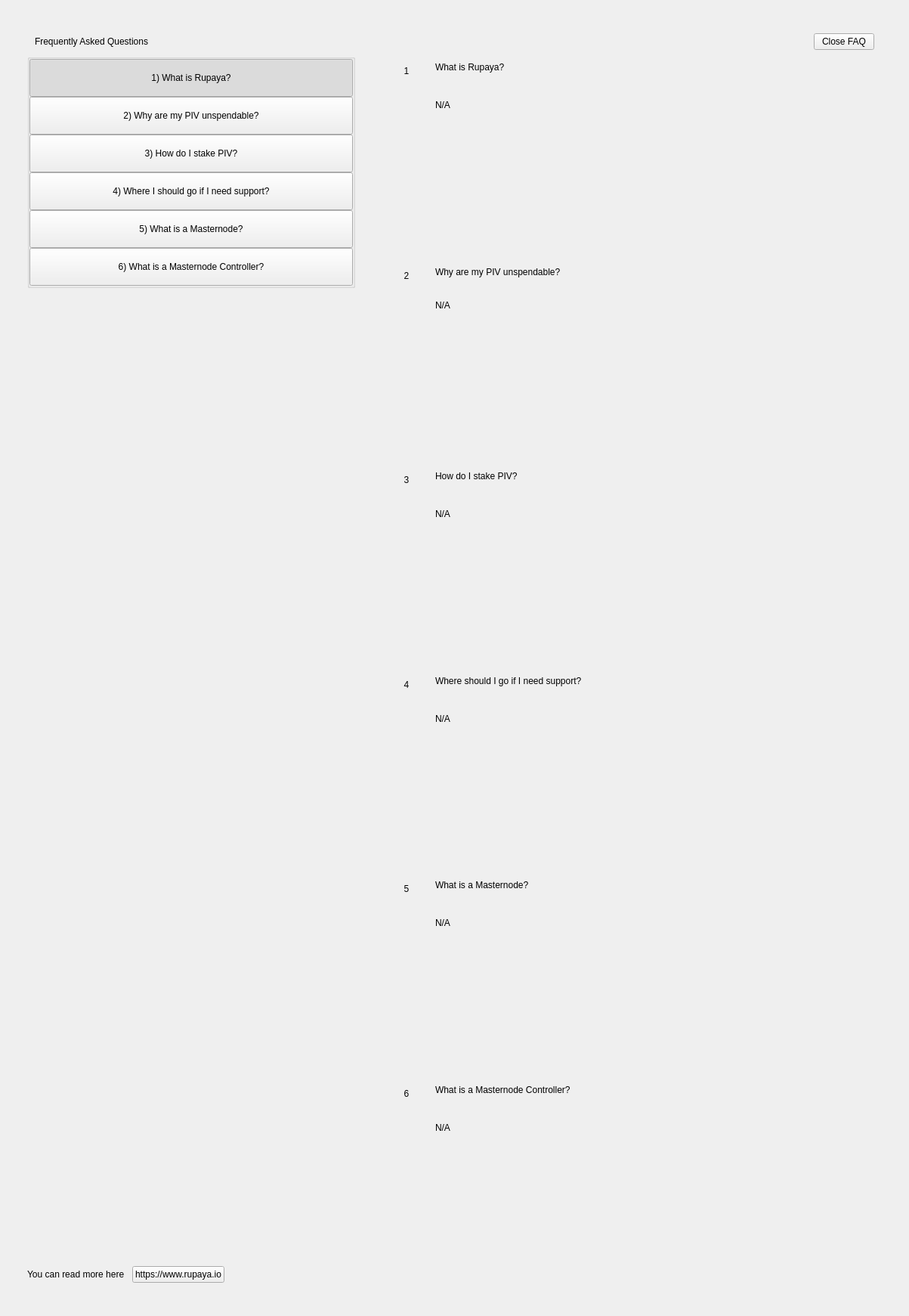
<?xml version="1.0" encoding="UTF-8"?>
<ui version="4.0">
 <class>SettingsFaqWidget</class>
 <widget class="QWidget" name="SettingsFaqWidget">
  <property name="geometry">
   <rect>
    <x>0</x>
    <y>0</y>
    <width>1203</width>
    <height>1741</height>
   </rect>
  </property>
  <property name="windowTitle">
   <string notr="true">N/A</string>
  </property>
  <layout class="QHBoxLayout" name="horizontalLayout" stretch="0">
   <property name="spacing">
    <number>0</number>
   </property>
   <property name="leftMargin">
    <number>0</number>
   </property>
   <property name="topMargin">
    <number>0</number>
   </property>
   <property name="rightMargin">
    <number>0</number>
   </property>
   <property name="bottomMargin">
    <number>0</number>
   </property>
   <item>
    <widget class="PFBorderImage" name="container">
     <layout class="QVBoxLayout" name="verticalLayoutcont">
      <property name="leftMargin">
       <number>36</number>
      </property>
      <property name="topMargin">
       <number>44</number>
      </property>
      <property name="rightMargin">
       <number>36</number>
      </property>
      <property name="bottomMargin">
       <number>44</number>
      </property>
      <item>
       <layout class="QHBoxLayout" name="horizontalLayout_3">
        <property name="spacing">
         <number>0</number>
        </property>
        <property name="leftMargin">
         <number>10</number>
        </property>
        <property name="rightMargin">
         <number>10</number>
        </property>
        <item>
         <widget class="QLabel" name="labelTitle">
          <property name="text">
           <string>Frequently Asked Questions</string>
          </property>
         </widget>
        </item>
        <item>
         <spacer name="horizontalSpacer">
          <property name="orientation">
           <enum>Qt::Horizontal</enum>
          </property>
          <property name="sizeHint" stdset="0">
           <size>
            <width>40</width>
            <height>20</height>
           </size>
          </property>
         </spacer>
        </item>
        <item>
         <widget class="QPushButton" name="pushButtonExit">
          <property name="text">
           <string>Close FAQ</string>
          </property>
         </widget>
        </item>
       </layout>
      </item>
      <item>
       <layout class="QHBoxLayout" name="horizontalLayout_6" stretch="2,0,3">
        <item>
         <widget class="QWidget" name="left" native="true">
          <layout class="QVBoxLayout" name="verticalLayout_3">
           <property name="leftMargin">
            <number>0</number>
           </property>
           <property name="topMargin">
            <number>0</number>
           </property>
           <property name="rightMargin">
            <number>0</number>
           </property>
           <property name="bottomMargin">
            <number>0</number>
           </property>
           <item>
            <layout class="QVBoxLayout" name="verticalLayout_2">
             <property name="spacing">
              <number>0</number>
             </property>
             <item>
              <widget class="QWidget" name="containerButtons" native="true">
               <layout class="QVBoxLayout" name="verticalLayout">
                <property name="spacing">
                 <number>0</number>
                </property>
                <property name="leftMargin">
                 <number>0</number>
                </property>
                <property name="topMargin">
                 <number>0</number>
                </property>
                <property name="rightMargin">
                 <number>0</number>
                </property>
                <property name="bottomMargin">
                 <number>0</number>
                </property>
                <item>
                 <widget class="QGroupBox" name="groupBox">
                  <property name="title">
                   <string/>
                  </property>
                  <layout class="QVBoxLayout" name="verticalLayout_9">
                   <property name="spacing">
                    <number>0</number>
                   </property>
                   <property name="leftMargin">
                    <number>0</number>
                   </property>
                   <property name="topMargin">
                    <number>0</number>
                   </property>
                   <property name="rightMargin">
                    <number>0</number>
                   </property>
                   <property name="bottomMargin">
                    <number>0</number>
                   </property>
                   <item>
                    <widget class="QPushButton" name="pushButton_Intro">
                     <property name="minimumSize">
                      <size>
                       <width>0</width>
                       <height>50</height>
                      </size>
                     </property>
                     <property name="maximumSize">
                      <size>
                       <width>16777215</width>
                       <height>50</height>
                      </size>
                     </property>
                     <property name="focusPolicy">
                      <enum>Qt::NoFocus</enum>
                     </property>
                     <property name="text">
                      <string>1) What is Rupaya?</string>
                     </property>
                     <property name="checkable">
                      <bool>true</bool>
                     </property>
                     <property name="checked">
                      <bool>true</bool>
                     </property>
                     <property name="autoExclusive">
                      <bool>true</bool>
                     </property>
                    </widget>
                   </item>
                   <item>
                    <widget class="QPushButton" name="pushButton_UnspendablePIV">
                     <property name="minimumSize">
                      <size>
                       <width>0</width>
                       <height>50</height>
                      </size>
                     </property>
                     <property name="maximumSize">
                      <size>
                       <width>16777215</width>
                       <height>50</height>
                      </size>
                     </property>
                     <property name="focusPolicy">
                      <enum>Qt::NoFocus</enum>
                     </property>
                     <property name="text">
                      <string>2) Why are my PIV unspendable?</string>
                     </property>
                     <property name="checkable">
                      <bool>true</bool>
                     </property>
                     <property name="autoExclusive">
                      <bool>true</bool>
                     </property>
                    </widget>
                   </item>
                   <item>
                    <widget class="QPushButton" name="pushButton_Stake">
                     <property name="minimumSize">
                      <size>
                       <width>0</width>
                       <height>50</height>
                      </size>
                     </property>
                     <property name="focusPolicy">
                      <enum>Qt::NoFocus</enum>
                     </property>
                     <property name="text">
                      <string>3) How do I stake PIV?</string>
                     </property>
                     <property name="checkable">
                      <bool>true</bool>
                     </property>
                     <property name="autoExclusive">
                      <bool>true</bool>
                     </property>
                    </widget>
                   </item>
                   <item>
                    <widget class="QPushButton" name="pushButton_Support">
                     <property name="minimumSize">
                      <size>
                       <width>0</width>
                       <height>50</height>
                      </size>
                     </property>
                     <property name="focusPolicy">
                      <enum>Qt::NoFocus</enum>
                     </property>
                     <property name="text">
                      <string>4) Where I should go if I need support?</string>
                     </property>
                     <property name="checkable">
                      <bool>true</bool>
                     </property>
                     <property name="autoExclusive">
                      <bool>true</bool>
                     </property>
                    </widget>
                   </item>
                   <item>
                    <widget class="QPushButton" name="pushButton_Masternode">
                     <property name="minimumSize">
                      <size>
                       <width>0</width>
                       <height>50</height>
                      </size>
                     </property>
                     <property name="focusPolicy">
                      <enum>Qt::NoFocus</enum>
                     </property>
                     <property name="text">
                      <string>5) What is a Masternode?</string>
                     </property>
                     <property name="checkable">
                      <bool>true</bool>
                     </property>
                     <property name="autoExclusive">
                      <bool>true</bool>
                     </property>
                    </widget>
                   </item>
                   <item>
                    <widget class="QPushButton" name="pushButton_MNController">
                     <property name="minimumSize">
                      <size>
                       <width>0</width>
                       <height>50</height>
                      </size>
                     </property>
                     <property name="focusPolicy">
                      <enum>Qt::NoFocus</enum>
                     </property>
                     <property name="text">
                      <string>6) What is a Masternode Controller?</string>
                     </property>
                     <property name="checkable">
                      <bool>true</bool>
                     </property>
                     <property name="autoExclusive">
                      <bool>true</bool>
                     </property>
                    </widget>
                   </item>
                  </layout>
                 </widget>
                </item>
               </layout>
              </widget>
             </item>
             <item>
              <spacer name="verticalSpacer">
               <property name="orientation">
                <enum>Qt::Vertical</enum>
               </property>
               <property name="sizeHint" stdset="0">
                <size>
                 <width>20</width>
                 <height>40</height>
                </size>
               </property>
              </spacer>
             </item>
             <item>
              <layout class="QHBoxLayout" name="horizontalLayout_2">
               <item>
                <widget class="QLabel" name="labelWebLink">
                 <property name="text">
                  <string>You can read more here</string>
                 </property>
                </widget>
               </item>
               <item>
                <spacer name="horizontalSpacer_4">
                 <property name="orientation">
                  <enum>Qt::Horizontal</enum>
                 </property>
                 <property name="sizeType">
                  <enum>QSizePolicy::Minimum</enum>
                 </property>
                 <property name="sizeHint" stdset="0">
                  <size>
                   <width>10</width>
                   <height>20</height>
                  </size>
                 </property>
                </spacer>
               </item>
               <item>
                <widget class="QPushButton" name="pushButtonWebLink">
                 <property name="focusPolicy">
                  <enum>Qt::NoFocus</enum>
                 </property>
                 <property name="text">
                  <string notr="true">https://www.rupaya.io</string>
                 </property>
                </widget>
               </item>
               <item>
                <spacer name="horizontalSpacer_2">
                 <property name="orientation">
                  <enum>Qt::Horizontal</enum>
                 </property>
                 <property name="sizeHint" stdset="0">
                  <size>
                   <width>40</width>
                   <height>20</height>
                  </size>
                 </property>
                </spacer>
               </item>
              </layout>
             </item>
            </layout>
           </item>
          </layout>
         </widget>
        </item>
        <item>
         <spacer name="horizontalSpacer_3">
          <property name="orientation">
           <enum>Qt::Horizontal</enum>
          </property>
          <property name="sizeType">
           <enum>QSizePolicy::Minimum</enum>
          </property>
          <property name="sizeHint" stdset="0">
           <size>
            <width>40</width>
            <height>20</height>
           </size>
          </property>
         </spacer>
        </item>
        <item>
         <widget class="QWidget" name="right" native="true">
          <layout class="QVBoxLayout" name="verticalLayout_5">
           <property name="leftMargin">
            <number>0</number>
           </property>
           <property name="topMargin">
            <number>0</number>
           </property>
           <property name="rightMargin">
            <number>0</number>
           </property>
           <property name="bottomMargin">
            <number>0</number>
           </property>
           <item>
            <layout class="QVBoxLayout" name="verticalLayout_6">
             <property name="spacing">
              <number>0</number>
             </property>
             <item>
              <widget class="QScrollArea" name="scrollAreaFaq">
               <property name="styleSheet">
                <string notr="true">#scrollAreaFaq { background:transparent; }</string>
               </property>
               <property name="horizontalScrollBarPolicy">
                <enum>Qt::ScrollBarAlwaysOff</enum>
               </property>
               <property name="sizeAdjustPolicy">
                <enum>QAbstractScrollArea::AdjustIgnored</enum>
               </property>
               <property name="widgetResizable">
                <bool>true</bool>
               </property>
               <property name="alignment">
                <set>Qt::AlignLeading|Qt::AlignLeft|Qt::AlignTop</set>
               </property>
               <widget class="QWidget" name="scrollAreaWidgetContents">
                <property name="geometry">
                 <rect>
                  <x>0</x>
                  <y>0</y>
                  <width>642</width>
                  <height>1614</height>
                 </rect>
                </property>
                <property name="autoFillBackground">
                 <bool>false</bool>
                </property>
                <property name="styleSheet">
                 <string notr="true">#scrollAreaWidgetContents { background:transparent; }</string>
                </property>
                <layout class="QVBoxLayout" name="verticalLayout_7">
                 <property name="spacing">
                  <number>0</number>
                 </property>
                 <property name="sizeConstraint">
                  <enum>QLayout::SetDefaultConstraint</enum>
                 </property>
                 <property name="leftMargin">
                  <number>0</number>
                 </property>
                 <property name="topMargin">
                  <number>0</number>
                 </property>
                 <property name="rightMargin">
                  <number>0</number>
                 </property>
                 <property name="bottomMargin">
                  <number>0</number>
                 </property>
                 <item>
                  <widget class="QWidget" name="widget_Intro" native="true">
                   <property name="minimumSize">
                    <size>
                     <width>300</width>
                     <height>0</height>
                    </size>
                   </property>
                   <layout class="QHBoxLayout" name="horizontalLayout_Intro" stretch="0,1">
                    <item alignment="Qt::AlignTop">
                     <widget class="QLabel" name="labelNumber_Intro">
                      <property name="minimumSize">
                       <size>
                        <width>24</width>
                        <height>24</height>
                       </size>
                      </property>
                      <property name="maximumSize">
                       <size>
                        <width>16777215</width>
                        <height>24</height>
                       </size>
                      </property>
                      <property name="text">
                       <string>1</string>
                      </property>
                      <property name="alignment">
                       <set>Qt::AlignCenter</set>
                      </property>
                     </widget>
                    </item>
                    <item>
                     <layout class="QVBoxLayout" name="verticalLayout_Intro">
                      <property name="leftMargin">
                       <number>20</number>
                      </property>
                      <property name="rightMargin">
                       <number>20</number>
                      </property>
                      <item>
                       <widget class="QLabel" name="labelSubtitle_Intro">
                        <property name="text">
                         <string>What is Rupaya?</string>
                        </property>
                        <property name="wordWrap">
                         <bool>true</bool>
                        </property>
                       </widget>
                      </item>
                      <item>
                       <spacer name="verticalSpacer1_Intro">
                        <property name="orientation">
                         <enum>Qt::Vertical</enum>
                        </property>
                        <property name="sizeType">
                         <enum>QSizePolicy::Fixed</enum>
                        </property>
                        <property name="sizeHint" stdset="0">
                         <size>
                          <width>20</width>
                          <height>30</height>
                         </size>
                        </property>
                       </spacer>
                      </item>
                      <item>
                       <widget class="QLabel" name="labelContent_Intro">
                        <property name="text">
                         <string notr="true">N/A</string>
                        </property>
                        <property name="alignment">
                         <set>Qt::AlignLeading|Qt::AlignLeft|Qt::AlignTop</set>
                        </property>
                        <property name="wordWrap">
                         <bool>true</bool>
                        </property>
                       </widget>
                      </item>
                      <item>
                       <spacer name="verticalSpacer2_Intro">
                        <property name="orientation">
                         <enum>Qt::Vertical</enum>
                        </property>
                        <property name="sizeHint" stdset="0">
                         <size>
                          <width>20</width>
                          <height>20</height>
                         </size>
                        </property>
                       </spacer>
                      </item>
                     </layout>
                    </item>
                   </layout>
                  </widget>
                 </item>
                 <item>
                  <widget class="QWidget" name="widget_UnspendablePIV" native="true">
                   <layout class="QHBoxLayout" name="horizontalPage_UnspendablePIV" stretch="0,1">
                    <item alignment="Qt::AlignTop">
                     <widget class="QLabel" name="labelNumber_UnspendablePIV">
                      <property name="minimumSize">
                       <size>
                        <width>24</width>
                        <height>24</height>
                       </size>
                      </property>
                      <property name="maximumSize">
                       <size>
                        <width>16777215</width>
                        <height>24</height>
                       </size>
                      </property>
                      <property name="text">
                       <string>2</string>
                      </property>
                      <property name="alignment">
                       <set>Qt::AlignCenter</set>
                      </property>
                     </widget>
                    </item>
                    <item>
                     <layout class="QVBoxLayout" name="verticalLayout_UnspendablePIV">
                      <property name="spacing">
                       <number>0</number>
                      </property>
                      <property name="leftMargin">
                       <number>20</number>
                      </property>
                      <property name="rightMargin">
                       <number>20</number>
                      </property>
                      <item>
                       <widget class="QLabel" name="labelSubtitle_UnspendablePIV">
                        <property name="text">
                         <string>Why are my PIV unspendable?</string>
                        </property>
                        <property name="wordWrap">
                         <bool>true</bool>
                        </property>
                       </widget>
                      </item>
                      <item>
                       <spacer name="verticalSpacer1_UnspendablePIV">
                        <property name="orientation">
                         <enum>Qt::Vertical</enum>
                        </property>
                        <property name="sizeType">
                         <enum>QSizePolicy::Fixed</enum>
                        </property>
                        <property name="sizeHint" stdset="0">
                         <size>
                          <width>20</width>
                          <height>30</height>
                         </size>
                        </property>
                       </spacer>
                      </item>
                      <item>
                       <widget class="QLabel" name="labelContent_UnspendablePIV">
                        <property name="text">
                         <string notr="true">N/A</string>
                        </property>
                        <property name="alignment">
                         <set>Qt::AlignLeading|Qt::AlignLeft|Qt::AlignTop</set>
                        </property>
                        <property name="wordWrap">
                         <bool>true</bool>
                        </property>
                       </widget>
                      </item>
                      <item>
                       <spacer name="verticalSpacer2_UnspendablePIV">
                        <property name="orientation">
                         <enum>Qt::Vertical</enum>
                        </property>
                        <property name="sizeHint" stdset="0">
                         <size>
                          <width>20</width>
                          <height>20</height>
                         </size>
                        </property>
                       </spacer>
                      </item>
                     </layout>
                    </item>
                   </layout>
                  </widget>
                 </item>
                 <item>
                  <widget class="QWidget" name="widget_Stake" native="true">
                   <layout class="QHBoxLayout" name="horizontalpage_Stake" stretch="0,1">
                    <item alignment="Qt::AlignTop">
                     <widget class="QLabel" name="labelNumber_Stake">
                      <property name="minimumSize">
                       <size>
                        <width>24</width>
                        <height>24</height>
                       </size>
                      </property>
                      <property name="maximumSize">
                       <size>
                        <width>16777215</width>
                        <height>24</height>
                       </size>
                      </property>
                      <property name="text">
                       <string>3</string>
                      </property>
                      <property name="alignment">
                       <set>Qt::AlignCenter</set>
                      </property>
                     </widget>
                    </item>
                    <item>
                     <layout class="QVBoxLayout" name="verticalLayoutpage_Stake">
                      <property name="leftMargin">
                       <number>20</number>
                      </property>
                      <property name="rightMargin">
                       <number>20</number>
                      </property>
                      <item>
                       <widget class="QLabel" name="labelSubtitle_Stake">
                        <property name="text">
                         <string>How do I stake PIV?</string>
                        </property>
                        <property name="wordWrap">
                         <bool>true</bool>
                        </property>
                       </widget>
                      </item>
                      <item>
                       <spacer name="verticalSpacer1_Stake">
                        <property name="orientation">
                         <enum>Qt::Vertical</enum>
                        </property>
                        <property name="sizeType">
                         <enum>QSizePolicy::Fixed</enum>
                        </property>
                        <property name="sizeHint" stdset="0">
                         <size>
                          <width>20</width>
                          <height>30</height>
                         </size>
                        </property>
                       </spacer>
                      </item>
                      <item>
                       <widget class="QLabel" name="labelContent_Stake">
                        <property name="text">
                         <string notr="true">N/A</string>
                        </property>
                        <property name="alignment">
                         <set>Qt::AlignLeading|Qt::AlignLeft|Qt::AlignTop</set>
                        </property>
                        <property name="wordWrap">
                         <bool>true</bool>
                        </property>
                       </widget>
                      </item>
                      <item>
                       <spacer name="verticalSpacer2_Stake">
                        <property name="orientation">
                         <enum>Qt::Vertical</enum>
                        </property>
                        <property name="sizeHint" stdset="0">
                         <size>
                          <width>20</width>
                          <height>20</height>
                         </size>
                        </property>
                       </spacer>
                      </item>
                     </layout>
                    </item>
                   </layout>
                  </widget>
                 </item>
                 <item>
                  <widget class="QWidget" name="widget_Support" native="true">
                   <layout class="QHBoxLayout" name="horizontalpage_Support" stretch="0,1">
                    <item alignment="Qt::AlignTop">
                     <widget class="QLabel" name="labelNumber_Support">
                      <property name="minimumSize">
                       <size>
                        <width>24</width>
                        <height>24</height>
                       </size>
                      </property>
                      <property name="maximumSize">
                       <size>
                        <width>16777215</width>
                        <height>24</height>
                       </size>
                      </property>
                      <property name="text">
                       <string>4</string>
                      </property>
                      <property name="alignment">
                       <set>Qt::AlignCenter</set>
                      </property>
                     </widget>
                    </item>
                    <item>
                     <layout class="QVBoxLayout" name="verticalLayoutpage_Support">
                      <property name="leftMargin">
                       <number>20</number>
                      </property>
                      <property name="rightMargin">
                       <number>20</number>
                      </property>
                      <item>
                       <widget class="QLabel" name="labelSubtitle_Support">
                        <property name="text">
                         <string>Where should I go if I need support?</string>
                        </property>
                        <property name="wordWrap">
                         <bool>true</bool>
                        </property>
                       </widget>
                      </item>
                      <item>
                       <spacer name="verticalSpacer1_Support">
                        <property name="orientation">
                         <enum>Qt::Vertical</enum>
                        </property>
                        <property name="sizeType">
                         <enum>QSizePolicy::Fixed</enum>
                        </property>
                        <property name="sizeHint" stdset="0">
                         <size>
                          <width>20</width>
                          <height>30</height>
                         </size>
                        </property>
                       </spacer>
                      </item>
                      <item>
                       <widget class="QLabel" name="labelContent_Support">
                        <property name="text">
                         <string notr="true">N/A</string>
                        </property>
                        <property name="alignment">
                         <set>Qt::AlignLeading|Qt::AlignLeft|Qt::AlignTop</set>
                        </property>
                        <property name="wordWrap">
                         <bool>true</bool>
                        </property>
                       </widget>
                      </item>
                      <item>
                       <spacer name="verticalSpacer2_Support">
                        <property name="orientation">
                         <enum>Qt::Vertical</enum>
                        </property>
                        <property name="sizeHint" stdset="0">
                         <size>
                          <width>20</width>
                          <height>20</height>
                         </size>
                        </property>
                       </spacer>
                      </item>
                     </layout>
                    </item>
                   </layout>
                  </widget>
                 </item>
                 <item>
                  <widget class="QWidget" name="widget_Masternode" native="true">
                   <layout class="QHBoxLayout" name="horizontalpage_Masternode" stretch="0,1">
                    <item alignment="Qt::AlignTop">
                     <widget class="QLabel" name="labelNumber_Masternode">
                      <property name="minimumSize">
                       <size>
                        <width>24</width>
                        <height>24</height>
                       </size>
                      </property>
                      <property name="maximumSize">
                       <size>
                        <width>16777215</width>
                        <height>24</height>
                       </size>
                      </property>
                      <property name="text">
                       <string>5</string>
                      </property>
                      <property name="alignment">
                       <set>Qt::AlignCenter</set>
                      </property>
                     </widget>
                    </item>
                    <item>
                     <layout class="QVBoxLayout" name="verticalLayoutpage_Masternode">
                      <property name="leftMargin">
                       <number>20</number>
                      </property>
                      <property name="rightMargin">
                       <number>20</number>
                      </property>
                      <item>
                       <widget class="QLabel" name="labelSubtitle_Masternode">
                        <property name="text">
                         <string>What is a Masternode?</string>
                        </property>
                        <property name="wordWrap">
                         <bool>true</bool>
                        </property>
                       </widget>
                      </item>
                      <item>
                       <spacer name="verticalSpacer1_Masternode">
                        <property name="orientation">
                         <enum>Qt::Vertical</enum>
                        </property>
                        <property name="sizeType">
                         <enum>QSizePolicy::Fixed</enum>
                        </property>
                        <property name="sizeHint" stdset="0">
                         <size>
                          <width>20</width>
                          <height>30</height>
                         </size>
                        </property>
                       </spacer>
                      </item>
                      <item>
                       <widget class="QLabel" name="labelContent_Masternode">
                        <property name="text">
                         <string notr="true">N/A</string>
                        </property>
                        <property name="alignment">
                         <set>Qt::AlignLeading|Qt::AlignLeft|Qt::AlignTop</set>
                        </property>
                        <property name="wordWrap">
                         <bool>true</bool>
                        </property>
                       </widget>
                      </item>
                      <item>
                       <spacer name="verticalSpacer2_Masternode">
                        <property name="orientation">
                         <enum>Qt::Vertical</enum>
                        </property>
                        <property name="sizeHint" stdset="0">
                         <size>
                          <width>20</width>
                          <height>20</height>
                         </size>
                        </property>
                       </spacer>
                      </item>
                     </layout>
                    </item>
                   </layout>
                  </widget>
                 </item>
                 <item>
                  <widget class="QWidget" name="widget_MNController" native="true">
                   <layout class="QHBoxLayout" name="horizontalpage_MNController" stretch="0,1">
                    <item alignment="Qt::AlignTop">
                     <widget class="QLabel" name="labelNumber_MNController">
                      <property name="minimumSize">
                       <size>
                        <width>24</width>
                        <height>24</height>
                       </size>
                      </property>
                      <property name="maximumSize">
                       <size>
                        <width>16777215</width>
                        <height>24</height>
                       </size>
                      </property>
                      <property name="text">
                       <string>6</string>
                      </property>
                      <property name="alignment">
                       <set>Qt::AlignCenter</set>
                      </property>
                     </widget>
                    </item>
                    <item>
                     <layout class="QVBoxLayout" name="verticalLayoutpage_MNController">
                      <property name="leftMargin">
                       <number>20</number>
                      </property>
                      <property name="rightMargin">
                       <number>20</number>
                      </property>
                      <item>
                       <widget class="QLabel" name="labelSubtitle_MNController">
                        <property name="text">
                         <string>What is a Masternode Controller?</string>
                        </property>
                        <property name="wordWrap">
                         <bool>true</bool>
                        </property>
                       </widget>
                      </item>
                      <item>
                       <spacer name="verticalSpacer1_MNController">
                        <property name="orientation">
                         <enum>Qt::Vertical</enum>
                        </property>
                        <property name="sizeType">
                         <enum>QSizePolicy::Fixed</enum>
                        </property>
                        <property name="sizeHint" stdset="0">
                         <size>
                          <width>20</width>
                          <height>30</height>
                         </size>
                        </property>
                       </spacer>
                      </item>
                      <item>
                       <widget class="QLabel" name="labelContent_MNController">
                        <property name="text">
                         <string notr="true">N/A</string>
                        </property>
                        <property name="alignment">
                         <set>Qt::AlignLeading|Qt::AlignLeft|Qt::AlignTop</set>
                        </property>
                        <property name="wordWrap">
                         <bool>true</bool>
                        </property>
                       </widget>
                      </item>
                      <item>
                       <spacer name="verticalSpacer2_MNController">
                        <property name="orientation">
                         <enum>Qt::Vertical</enum>
                        </property>
                        <property name="sizeHint" stdset="0">
                         <size>
                          <width>20</width>
                          <height>20</height>
                         </size>
                        </property>
                       </spacer>
                      </item>
                     </layout>
                    </item>
                   </layout>
                  </widget>
                 </item>
                </layout>
               </widget>
              </widget>
             </item>
            </layout>
           </item>
          </layout>
         </widget>
        </item>
       </layout>
      </item>
     </layout>
    </widget>
   </item>
  </layout>
 </widget>
 <customwidgets>
  <customwidget>
   <class>PFBorderImage</class>
   <extends>QFrame</extends>
   <header>qt/pfborderimage.h</header>
   <container>1</container>
  </customwidget>
 </customwidgets>
 <resources/>
 <connections/>
</ui>
